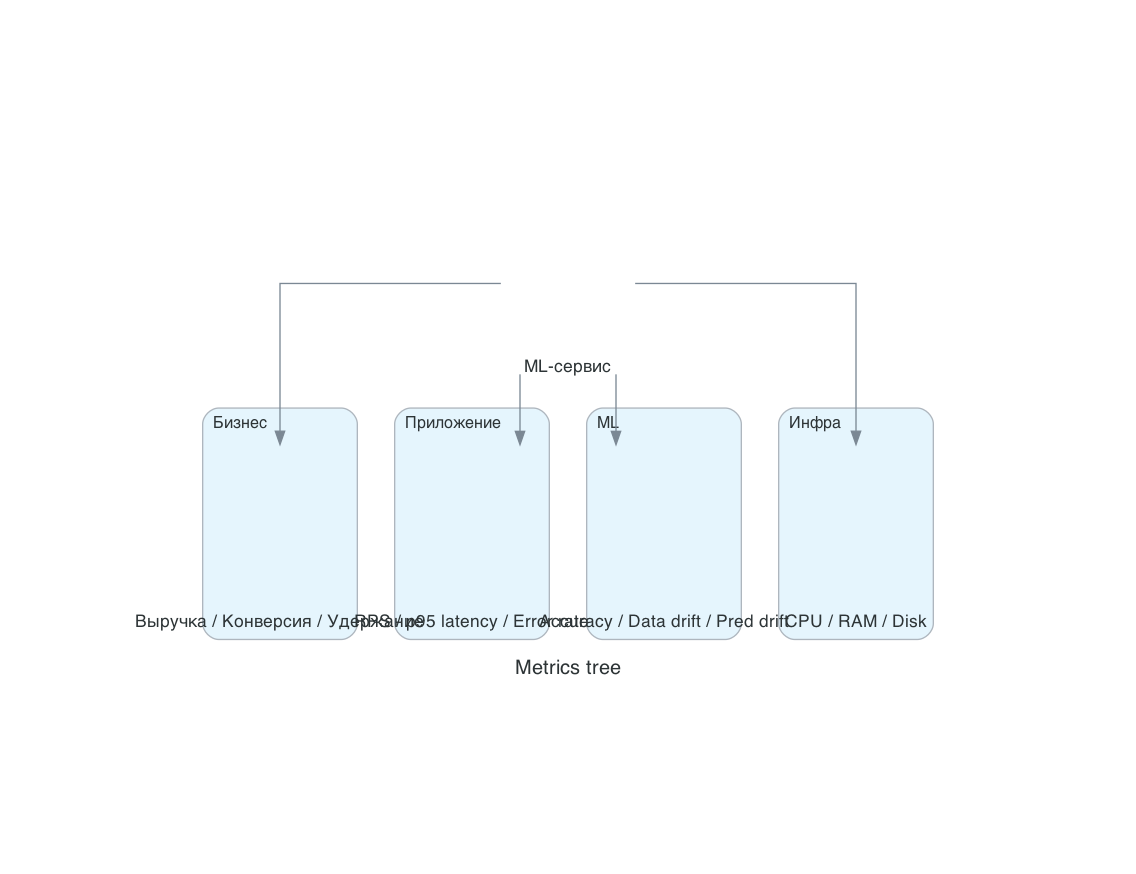

Recreate this plot in Python.
from diagrams import Diagram, Cluster
from diagrams.generic.blank import Blank


with Diagram("Metrics tree", show=False, filename="metrics_tree", direction="TB"):
    root = Blank("ML-сервис")

    with Cluster("Бизнес"):
        b1 = Blank("Выручка")
        b2 = Blank("Конверсия")
        b3 = Blank("Удержание")

    with Cluster("Приложение"):
        a1 = Blank("RPS")
        a2 = Blank("p95 latency")
        a3 = Blank("Error rate")

    with Cluster("ML"):
        m1 = Blank("Accuracy")
        m2 = Blank("Data drift")
        m3 = Blank("Pred drift")

    with Cluster("Инфра"):
        i1 = Blank("CPU")
        i2 = Blank("RAM")
        i3 = Blank("Disk")

    root >> [b1, a1, m1, i1]
